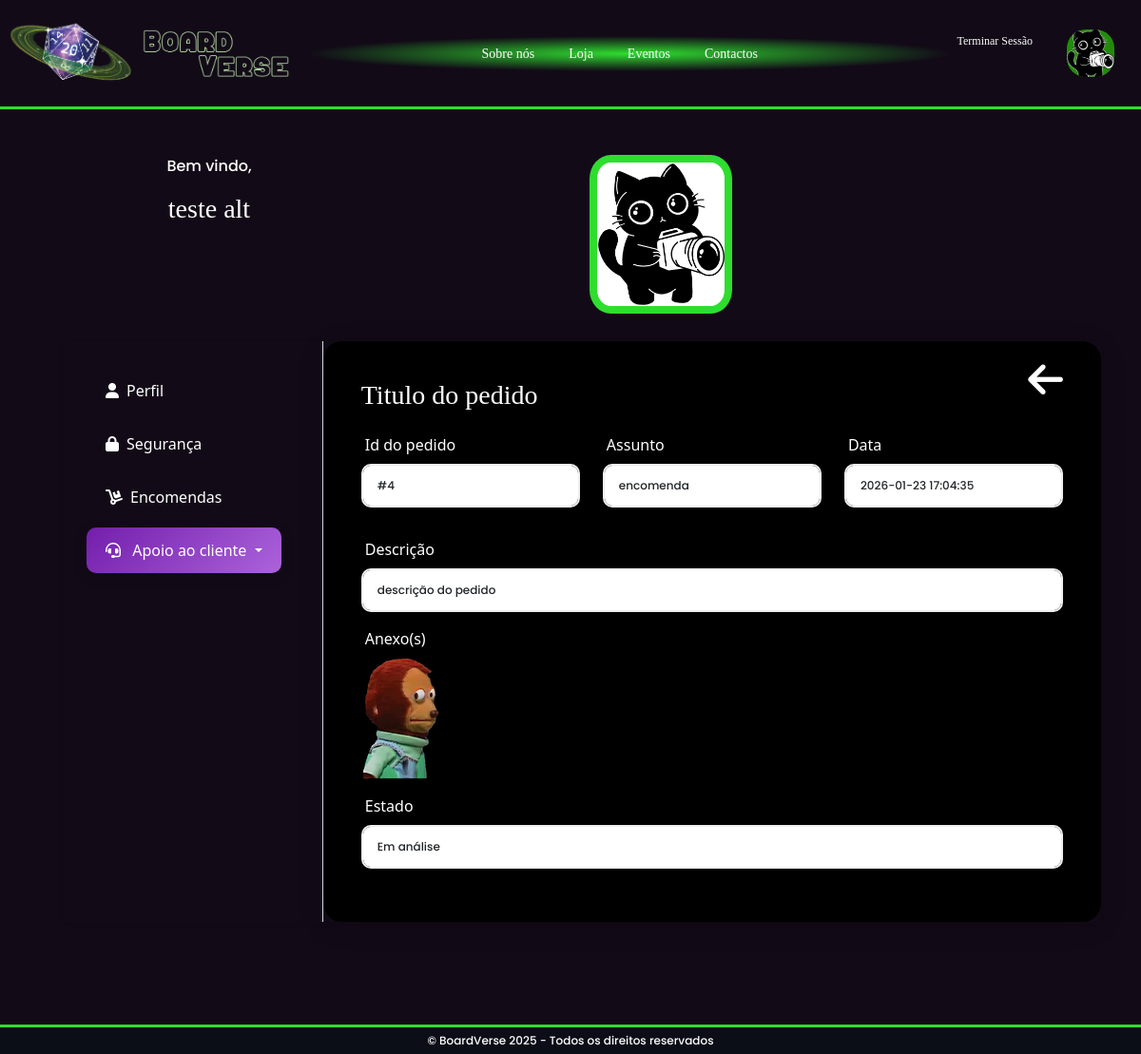
The page /BoardVerse/ticket.php?id=4 (signed in) on the database its author committed.
### tables this page shows
CREATE TABLE `utilizadores` (
  `id_utilizador` int(11) NOT NULL,
  `nome_utilizador` varchar(100) NOT NULL,
  `password` varchar(255) NOT NULL,
  `role` enum('admin','cliente') NOT NULL DEFAULT 'cliente',
  `email` varchar(150) NOT NULL,
  `foto_utilizador` varchar(255) DEFAULT 'imagens/utilizador/default.png',
  `data_nascimento` date DEFAULT NULL,
  `morada` varchar(255) DEFAULT NULL,
  `codigo_postal` varchar(20) DEFAULT NULL,
  `telemovel` varchar(20) DEFAULT NULL
);

CREATE TABLE `tickets` (
  `id_ticket` int(11) NOT NULL,
  `id_utilizador` int(11) DEFAULT NULL,
  `nome_utilizador` varchar(255) DEFAULT NULL,
  `email` varchar(255) DEFAULT NULL,
  `id_encomenda` int(11) DEFAULT NULL,
  `titulo` varchar(150) NOT NULL,
  `assunto` enum('devolução','troca','encomenda','outros') NOT NULL,
  `descricao` varchar(255) NOT NULL,
  `data` datetime DEFAULT current_timestamp(),
  `file` varchar(255) DEFAULT NULL,
  `estado` enum('Em análise','Resolvido') DEFAULT 'Em análise'
);

### BoardVerse/ticket.php (the view, shortened to what this page needs)
<?php
require_once 'sql/bd.php';
$id_user = $_SESSION['id_user'];
$user_query = "SELECT * FROM utilizadores where id_utilizador = $id_user ";
$user_result = $conn->query($user_query);
$user = $user_result->fetch_assoc();
$id = intval($_GET['id']);
$ticket = "SELECT * FROM tickets WHERE id_ticket = $id";
$ticket_result = $conn->query($ticket);
$ticket_selected = $ticket_result->fetch_assoc();
?>
<!DOCTYPE html>
<html lang="pt">
<head>
    <link
        href="https://cdn.jsdelivr.net/npm/bootstrap@5.3.8/dist/css/bootstrap.min.css"
        rel="stylesheet"
 />
    <link rel="stylesheet" href="css/style.css" />
</head>
<body class="d-flex flex-column min-vh-100">
    <?php include 'componentes/navbar.php'; ?>
    <main class="flex-fill">
        <link href="https://cdnjs.cloudflare.com/ajax/libs/font-awesome/6.0.0/css/all.min.css" rel="stylesheet">
        <div>
            <div class="container py-5">
                <div class="row ">
                    <div class="col-4 mb-4">
                        <div class="text-center">
                            <p class="text mb-3">Bem vindo,</p>
                            <h3 class="mt-3 mb-1"><?= $user['nome_utilizador'] ?></h3>
                        </div>
                    </div>
                    <div class="col-6 mb-4 d-flex" style="justify-content: center;">
                        <div class="upload">
                            <img src="<?= $user['foto_utilizador'] ?>" alt="profile_pic" class="img-fluid profile_pic">
                        </div>
                    </div>
                    <div class="col-12">
                        <div class="card border-0 shadow-sm">
                            <div class="card-body p-0">
                                <div class="row g-0">
                                    <div class="col-lg-3 border-end">
                                        <div class="p-4 sideBar">
                                            <div class="nav flex-column nav-pills">
                                                <a class="nav-link" href="personal_data.php"><i class="fas fa-user me-2"></i>Perfil</a>
                                                <a class="nav-link" href="security.php"><i class="fas fa-lock me-2"></i>Segurança</a>
                                                <a class="nav-link" href="orders.php"><i class="fa-solid fa-dolly me-2"></i>Encomendas</a>
                                                <div class="nav-item dropdown position-static">
                                                    <div class="btn-group">
                                                        <button
                                                            type="button"
                                                            class="btn nav-link active dropdown-toggle"
                                                            data-bs-toggle="dropdown"
                                                            aria-haspopup="true" aria-expanded="false">
                                                            <i class="fa-solid fa-headset me-2"></i> Apoio ao cliente
                                                        </button>
                                                    </div>
                                                </div>
                                            </div>
                                        </div>
                                    </div>
                                    <div class="col-lg-9">
                                        <div class="contact-wrapper">
                                            <div class="row g-0">
                                                <div class="col-md-12">
                                                    <div class="contact-form">
                                                        <h3 class="mb-4"><?= ucfirst($ticket_selected['titulo']) ?>
                                                            <i class="returnBtn fa-solid fa-arrow-left fa-xl" style="float:right;" onclick="window.location.href='tickets_client_support.php'"></i>
                                                        </h3>
                                                        <div class="row">
                                                            <div class="col-md-4 mb-3">
                                                                <label class="form-label">Id do pedido </label>
                                                                <p class="form-control">#<?= $ticket_selected['id_ticket'] ?></p>
                                                            </div>
                                                            <div class="col-md-4 mb-3">
                                                                <label class="form-label">Assunto</label>
                                                                <p class="form-control"><?= $ticket_selected['assunto'] ?></p>
                                                            </div>
                                                            <div class="col-md-4 mb-3">
                                                                <label class="form-label">Data</label>
                                                                <p class="form-control"><?= date($ticket_selected['data']) ?></p>
                                                            </div>
                                                        </div>
                                                        <div class="mb-3">
                                                            <label class="form-label">Descrição</label>
                                                            <p class="form-control"><?= $ticket_selected['descricao'] ?></p>
                                                        </div>
                                                        <div class="mb-3">
                                                            <label class="form-label">Anexo(s)</label>
                                                            <p>
                                                                <?php
                                                                $file = $ticket_selected['file'];
                                                                $file_path = "tickets_files/$file";
                                                                if (!empty($file) && file_exists($file_path)) {
                                                                    $file_extension = strtolower(pathinfo($file_path, PATHINFO_EXTENSION));
                                                                    if (in_array($file_extension, ['jpg', 'jpeg', 'png', 'gif', 'webp'])) {
                                                                        echo '<img src="' . $file_path . '" alt="Anexo" class="img-fluid">';
                                                                    }
                                                                    elseif ($file_extension === 'pdf') {
                                                                        echo '<a href="' . $file_path . '" target="_blank">Abrir PDF</a>';
                                                                    }
                                                                    else {
                                                                        echo '<a href="' . $file_path . '" download>Download do anexo</a>';
                                                                    }
                                                                } else {
                                                                    echo "Sem anexos";
                                                                }
                                                                ?>
                                                            </p>
                                                        </div>
                                                        <div class="mb-3">
                                                            <label class="form-label">Estado</label>
                                                            <p class="form-control"><?= $ticket_selected['estado'] ?></p>
                                                        </div>
                                                    </div>
                                                </div>
                                            </div>
                                        </div>
                                    </div>
                                </div>
                            </div>
                        </div>
                    </div>
                </div>
            </div>
        </div>
    </main>
    <?php include 'componentes/footer.php'; ?>
</body>
</html>

### BoardVerse/componentes/navbar.php (shortened to what this page needs)
<?php
require_once 'sql/bd.php';
if (isset($_SESSION['id_user'])) {
    $navUser = (int) $_SESSION['id_user'];
    $pic_query = "SELECT foto_utilizador FROM utilizadores WHERE id_utilizador = $navUser";
    $pic_result = $conn->query($pic_query);
    if ($pic_result && $pic_result->num_rows > 0) {
        $profile_pic = $pic_result->fetch_assoc();
        $pic = !empty($profile_pic['foto_utilizador'])
            ? $profile_pic['foto_utilizador']
            : 'imagens/default_user.png';
    }
}
?>
<header>
    <nav class="navbar navbar-expand-lg">
        <img src="imagens/Board_Verse_Logo-01.webp" alt="logo" id="logo" class="nav-brand">
        <img src="imagens/Board_Verse.webp" alt="logo_name" id="bv">
        <div class="collapse navbar-collapse" id="navbarNav">
            <ul class="navbar-nav">
                <li class="nav-item">
                    <a class="nav-link" href="sobre.php">Sobre nós</a>
                </li>
                <li class="nav-item">
                    <a class="nav-link" href="index.php">Loja</a>
                </li>
                <li class="nav-item">
                    <a class="nav-link" href="eventos.php">Eventos</a>
                </li>
                <li class="nav-item">
                    <a class="nav-link" href="contactos.php">Contactos</a>
                </li>
            </ul>
        </div>
        <ul class="navbar-nav ms-auto">
            <?php if (!isset($_SESSION['id_user'])): ?>
                <li class="nav-item">
                    <a class="nav-link session" href="login.php">Login</a>
                </li>
            <?php else: ?>
                <li class="nav-item">
                    <a class="nav-link session" href="logout.php">Terminar Sessão</a>
                </li>
                <li class="nav-item">
                    <a class="nav-link" href="personal_data.php">
                        <img
                            src="<?= htmlspecialchars($pic) ?>"
                            alt="Foto utilizador"
                            id="profile_pic">
                    </a>
                </li>
            <?php endif; ?>
        </ul>
    </nav>
</header>

### BoardVerse/css/style.css (style rules this page uses)
html, body { grid-template-rows: auto 1fr auto; min-height: 62rem; }
body { background-color: #120b17 !important; color: white !important; }
main { padding-bottom: 60px; }
.card { border: none !important; background-color: transparent !important; margin-top: 5px; margin-left: 25px; }
.card-body { color: white; }
h1, h2, h3 { font-family: "Galaxy"; }
p, .copyright { font-family: "Poppins"; }
.form-control { font-size: 12px; font-family: Poppins; }
.upload { width: 150px; position: relative; margin: auto; border-radius: 50%; }
.upload img { border: 8px solid #2fdd2f; background-color: white; }
.profile_pic { border-radius: 15%; }
.sideBar { background: transparent; padding: 40px; color: white; border-radius: 20px; }
.nav-pills .nav-link { color: white; border-radius: 10px; padding: 12px 20px; margin: 4px 0; transition: all 0.3s ease; }
.nav-pills .nav-link.active, .dropdown-item.active { background: linear-gradient(135deg, #731eac, #ab63db) !important; color: white; box-shadow: 0 4px 15px rgba(0, 0, 0, 0.1); }
.nav-item.dropdown .nav-link { color: inherit; }
.returnBtn { cursor: pointer; color: white; float: right; transition: transform 0.2s ease, box-shadow 0.2s ease; }

### BoardVerse/ticket.php (style rules this page uses)
.contact-wrapper { background: black; border-radius: 20px; overflow: hidden; box-shadow: 0 5px 30px rgba(0, 0, 0, 0.1); }
.contact-form { padding: 40px; background-color: rgb(0, 0, 0); }
.form-control { border-radius: 10px; padding: 12px 15px; border: 2px solid #eee; transition: all 0.3s ease; }
.form-label { font-weight: 500; margin-bottom: 8px; padding-left: 4px; }

### BoardVerse/componentes/navbar.php (style rules this page uses)
nav { height: 115px; margin: 0; border-bottom: solid 3px #2fdd2f; font-family: "Galaxy"; font-size: 14px !important; }
.navbar { position: relative; z-index: 1050; }
.navbar-nav { justify-content: center; text-align: center; width: fit-content; }
.navbar .nav-link, .dropdown-item { color: white !important; }
.session { font-size: 12px; padding-top: 12%; }
.nav-item { padding-right: 20px; }
#navbarNav { justify-content: center; background: radial-gradient(closest-side, #2fdd2f 0%, #120b17 100%); }
#logo { width: 150px; height: auto; }
#bv { width: 175px; height: auto; padding-right: 20px; }
.nav-brand { margin-bottom: -30px; }
#profile_pic { width: 50px; height: 50px; object-fit: cover; background-color: #33ff0086; border-radius: 40%; }

### rows shown on the page
utilizadores: foto_utilizador (picture), nome_utilizador "teste alt"
tickets: titulo "Titulo do pedido", id_ticket "4", assunto "encomenda", data "2026-01-23 17:04:35", descricao "descrição do pedido", file (picture), estado "Em análise"
